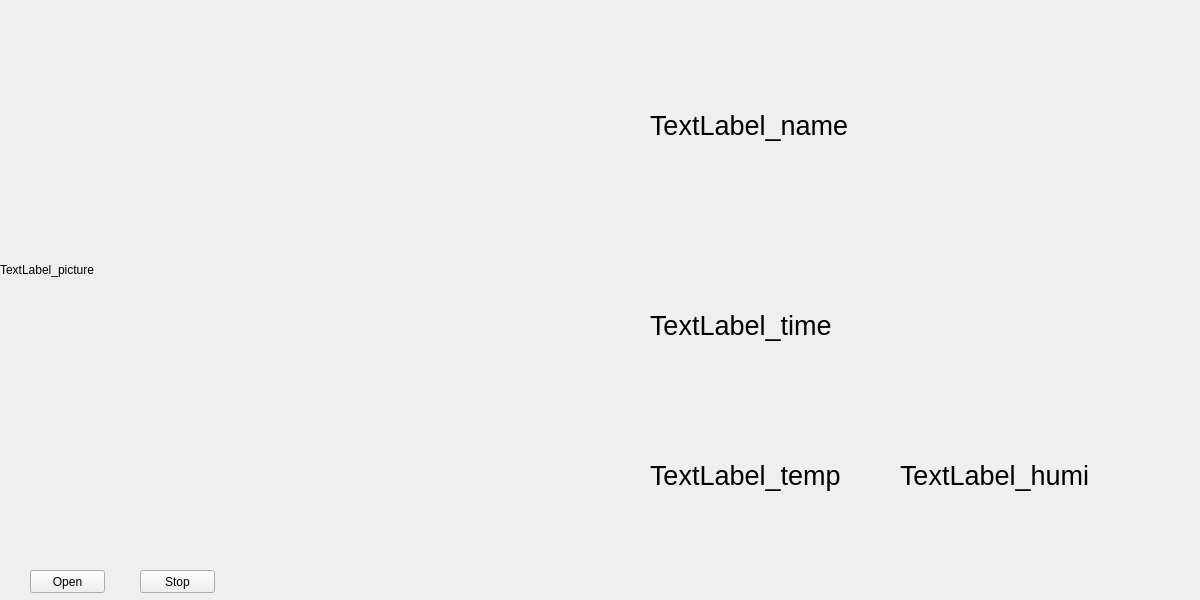
<?xml version="1.0" encoding="UTF-8"?>
<ui version="4.0">
 <class>MainWindow</class>
 <widget class="QMainWindow" name="MainWindow">
  <property name="geometry">
   <rect>
    <x>0</x>
    <y>0</y>
    <width>1200</width>
    <height>600</height>
   </rect>
  </property>
  <property name="windowTitle">
   <string>MainWindow</string>
  </property>
  <widget class="QWidget" name="centralwidget_main">
   <widget class="QLabel" name="label_time">
    <property name="geometry">
     <rect>
      <x>650</x>
      <y>250</y>
      <width>500</width>
      <height>150</height>
     </rect>
    </property>
    <property name="font">
     <font>
      <family>Arial</family>
      <pointsize>20</pointsize>
     </font>
    </property>
    <property name="text">
     <string>TextLabel_time</string>
    </property>
   </widget>
   <widget class="QLabel" name="label_temp">
    <property name="geometry">
     <rect>
      <x>650</x>
      <y>400</y>
      <width>250</width>
      <height>150</height>
     </rect>
    </property>
    <property name="font">
     <font>
      <family>Arial</family>
      <pointsize>20</pointsize>
     </font>
    </property>
    <property name="text">
     <string>TextLabel_temp</string>
    </property>
   </widget>
   <widget class="QLabel" name="label_pic">
    <property name="geometry">
     <rect>
      <x>0</x>
      <y>30</y>
      <width>640</width>
      <height>480</height>
     </rect>
    </property>
    <property name="text">
     <string>TextLabel_picture</string>
    </property>
   </widget>
   <widget class="QLabel" name="label_name">
    <property name="geometry">
     <rect>
      <x>650</x>
      <y>0</y>
      <width>500</width>
      <height>250</height>
     </rect>
    </property>
    <property name="font">
     <font>
      <family>Arial</family>
      <pointsize>20</pointsize>
     </font>
    </property>
    <property name="text">
     <string>TextLabel_name</string>
    </property>
   </widget>
   <widget class="QPushButton" name="camBtn_open">
    <property name="geometry">
     <rect>
      <x>30</x>
      <y>570</y>
      <width>75</width>
      <height>23</height>
     </rect>
    </property>
    <property name="text">
     <string>Open</string>
    </property>
   </widget>
   <widget class="QPushButton" name="camBtn_stop">
    <property name="geometry">
     <rect>
      <x>140</x>
      <y>570</y>
      <width>75</width>
      <height>23</height>
     </rect>
    </property>
    <property name="text">
     <string>Stop</string>
    </property>
   </widget>
   <widget class="QLabel" name="label_humi">
    <property name="geometry">
     <rect>
      <x>900</x>
      <y>400</y>
      <width>250</width>
      <height>150</height>
     </rect>
    </property>
    <property name="font">
     <font>
      <family>Arial</family>
      <pointsize>20</pointsize>
     </font>
    </property>
    <property name="text">
     <string>TextLabel_humi</string>
    </property>
   </widget>
  </widget>
 </widget>
 <resources/>
 <connections/>
</ui>
